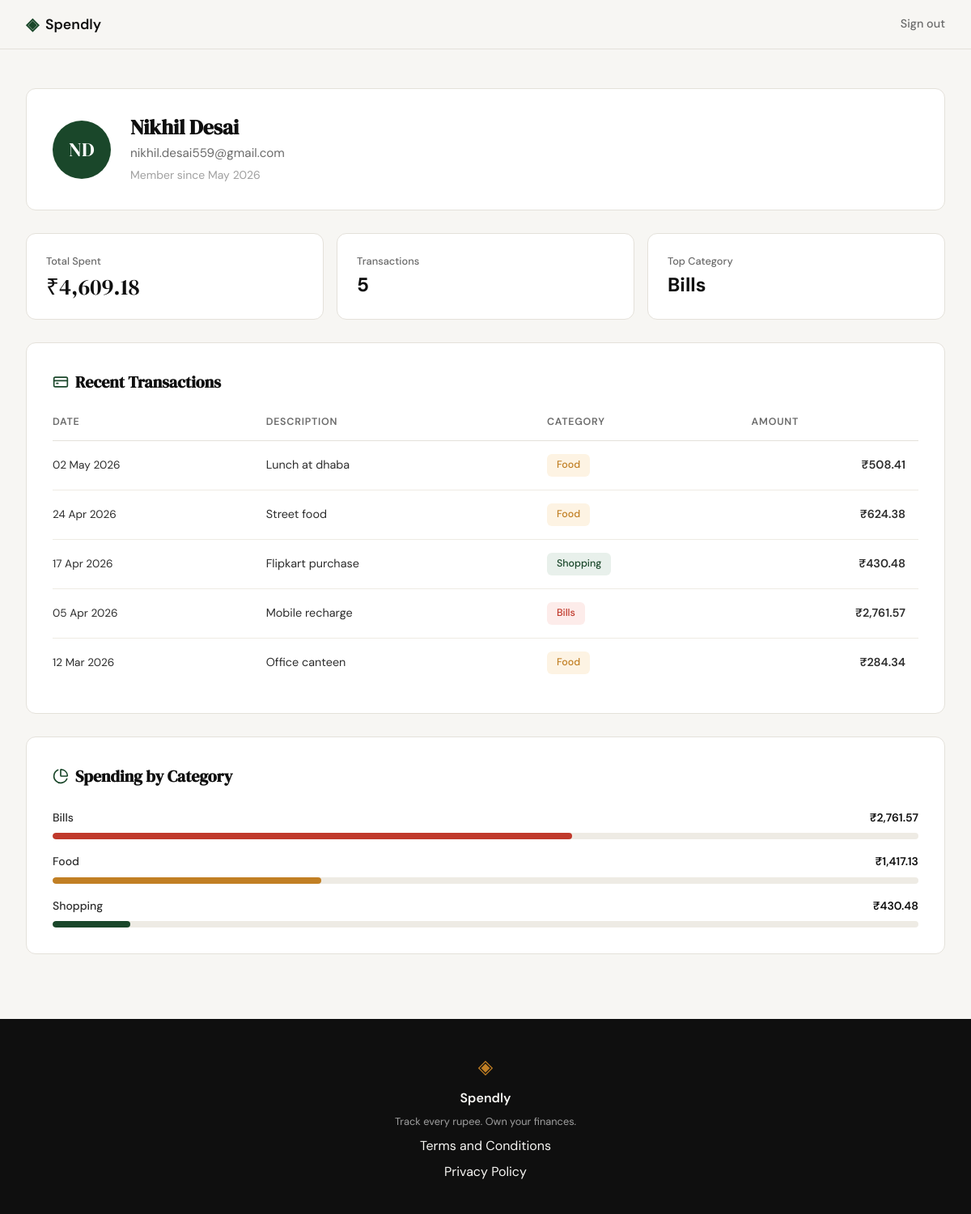
Screenshot of /profile (signed in) with the database file from the repository.
### tables this page shows
CREATE TABLE users (
            id            INTEGER PRIMARY KEY AUTOINCREMENT,
            name          TEXT    NOT NULL,
            email         TEXT    UNIQUE NOT NULL,
            password_hash TEXT    NOT NULL,
            created_at    TEXT    DEFAULT (datetime('now'))
        );

CREATE TABLE expenses (
            id          INTEGER PRIMARY KEY AUTOINCREMENT,
            user_id     INTEGER NOT NULL REFERENCES users(id),
            amount      REAL    NOT NULL,
            category    TEXT    NOT NULL,
            date        TEXT    NOT NULL,
            description TEXT,
            created_at  TEXT    DEFAULT (datetime('now'))
        );

### app.py (the view)
@app.route("/profile")
def profile():
    if not session.get("user_id"):
        return redirect(url_for("login"))
    user = get_user_by_id(session["user_id"])
    if user is None:
        abort(404)
    stats = get_summary_stats(session["user_id"])
    transactions = get_recent_transactions(session["user_id"])
    categories = get_category_breakdown(session["user_id"])
    return render_template("profile.html", user=user, stats=stats,
                           transactions=transactions, categories=categories)

### database/db.py (called while the page is built)
def get_db():
    conn = sqlite3.connect(DB_PATH)
    conn.row_factory = sqlite3.Row
    conn.execute('PRAGMA foreign_keys = ON')
    return conn

### database/queries.py (called while the page is built)
def get_user_by_id(user_id):
    db = get_db()
    try:
        row = db.execute(
            'SELECT name, email, created_at FROM users WHERE id = ?',
            (user_id,)
        ).fetchone()
    finally:
        db.close()
    if row is None:
        return None
    name = row['name']
    initials = ''.join(part[0].upper() for part in name.split()[:2])
    member_since = datetime.strptime(row['created_at'], '%Y-%m-%d %H:%M:%S').strftime('%B %Y')
    return {
        'name': name,
        'email': row['email'],
        'initials': initials,
        'member_since': member_since,
    }

def get_recent_transactions(user_id, limit=10):
    db = get_db()
    try:
        rows = db.execute(
            'SELECT id, amount, category, date, description '
            'FROM expenses WHERE user_id = ? ORDER BY date DESC LIMIT ?',
            (user_id, limit)
        ).fetchall()
        result = []
        for row in rows:
            formatted_date = datetime.strptime(row['date'], '%Y-%m-%d').strftime('%d %b %Y')
            formatted_amount = '{:,.2f}'.format(row['amount'])
            result.append({
                'date': formatted_date,
                'description': row['description'],
                'category': row['category'],
                'amount': formatted_amount,
            })
        return result
    finally:
        db.close()

def get_summary_stats(user_id):
    db = get_db()
    try:
        row = db.execute(
            'SELECT SUM(amount) AS total, COUNT(*) AS cnt FROM expenses WHERE user_id = ?',
            (user_id,)
        ).fetchone()
        total = row['total'] if row['total'] is not None else 0.0
        count = row['cnt'] if row['cnt'] is not None else 0
        total_spent = f"{total:,.2f}"
        transaction_count = int(count)
        cat_row = db.execute(
            'SELECT category FROM expenses WHERE user_id = ? GROUP BY category ORDER BY SUM(amount) DESC LIMIT 1',
            (user_id,)
        ).fetchone()
        top_category = cat_row['category'] if cat_row else '—'
    finally:
        db.close()
    return {
        'total_spent': total_spent,
        'transaction_count': transaction_count,
        'top_category': top_category,
    }

### templates/profile.html (shortened to what this page needs)
{% extends "base.html" %}
{% block head %}
<link rel="stylesheet" href="{{ url_for('static', filename='css/profile.css') }}">
{% endblock %}
{% block content %}
<section class="profile-page">
    <div class="profile-inner">
        <div class="profile-card profile-card--user">
            <div class="profile-avatar" aria-hidden="true">{{ user.initials }}</div>
            <div class="profile-identity">
                <h1 class="profile-name">{{ user.name }}</h1>
                <p class="profile-email">{{ user.email }}</p>
                <p class="profile-member-since">Member since {{ user.member_since }}</p>
            </div>
        </div>
        <div class="profile-stats-row">
            <div class="profile-stat-card">
                <span class="profile-stat-label">Total Spent</span>
                <span class="profile-stat-value">₹{{ stats.total_spent }}</span>
            </div>
            <div class="profile-stat-card">
                <span class="profile-stat-label">Transactions</span>
                <span class="profile-stat-value profile-stat-value--plain">{{ stats.transaction_count }}</span>
            </div>
            <div class="profile-stat-card">
                <span class="profile-stat-label">Top Category</span>
                <span class="profile-stat-value profile-stat-value--plain">{{ stats.top_category }}</span>
            </div>
        </div>
        <div class="profile-card">
            <h2 class="profile-section-title">
                <i data-lucide="credit-card"></i>
                Recent Transactions
            </h2>
            <div class="profile-table-wrap">
                <table class="profile-table">
                    <thead>
                        <tr>
                            <th>Date</th>
                            <th>Description</th>
                            <th>Category</th>
                            <th class="profile-table__amount-col">Amount</th>
                        </tr>
                    </thead>
                    <tbody>
                        {% for tx in transactions %}
                        <tr>
                            <td class="profile-table__date">{{ tx.date }}</td>
                            <td>{{ tx.description }}</td>
                            <td>
                                <span class="profile-badge profile-badge--{{ tx.category | lower }}">
                                    {{ tx.category }}
                                </span>
                            </td>
                            <td class="profile-table__amount">₹{{ tx.amount }}</td>
                        </tr>
                        {% endfor %}
                    </tbody>
                </table>
            </div>
        </div>
        <div class="profile-card">
            <h2 class="profile-section-title">
                <i data-lucide="pie-chart"></i>
                Spending by Category
            </h2>
            <ul class="profile-categories" role="list">
                {% for cat in categories %}
                <li class="profile-category-row">
                    <div class="profile-category-meta">
                        <span class="profile-category-name">{{ cat.name }}</span>
                        <span class="profile-category-amount">₹{{ cat.amount }}</span>
                    </div>
                    <div class="profile-bar-track"
                         role="progressbar"
                         aria-valuenow="{{ cat.percent }}"
                         aria-valuemin="0"
                         aria-valuemax="100"
                         aria-label="{{ cat.name }} spending">
                        <div class="profile-bar-fill profile-bar-fill--{{ cat.name | lower }}"
                             style="width: {{ cat.percent }}%"></div>
                    </div>
                </li>
                {% endfor %}
            </ul>
        </div>
    </div>
</section>
{% endblock %}

### static/css/style.css (style rules this page uses)
:root { --ink: #0f0f0f; --ink-soft: #2d2d2d; --ink-muted: #6b6b6b; --ink-faint: #a0a0a0; --paper: #f7f6f3; --paper-warm: #f0ede6; --paper-card: #ffffff; --accent: #1a472a; --accent-light: #e8f0eb; --accent-2: #c17f24; --accent-2-light: #fdf3e3; --danger: #c0392b; --danger-light: #fdecea; --border: #e4e1da; --border-soft: #eeebe4; --font-display: 'DM Serif Display', Georgia, serif; --font-body: 'DM Sans', system-ui, sans-serif; --max-width: 1200px; --auth-width: 440px; --radius-sm: 6px; --radius-md: 12px; --radius-lg: 20px; }
*, *::before, *::after { box-sizing: border-box; margin: 0; padding: 0; }
html { font-size: 16px; scroll-behavior: smooth; }
body { background: var(--paper); color: var(--ink); font-family: var(--font-body); font-size: 1rem; line-height: 1.6; -webkit-font-smoothing: antialiased; }

### rows the page displays
users: name "Nikhil Desai", email "nikhil.desai559@gmail.com"
expenses: top_category "Bills", date "05 Apr 2026", description "Mobile recharge", category "Bills", amount "2,761.57", name "Bills", {{ cat.percent }} 60 (drawn)
expenses: date "02 May 2026", description "Lunch at dhaba", category "Food", amount "508.41"
expenses: date "24 Apr 2026", description "Street food", category "Food", amount "624.38"
expenses: date "17 Apr 2026", description "Flipkart purchase", category "Shopping", amount "430.48", name "Shopping", {{ cat.percent }} 9 (drawn)
expenses: date "12 Mar 2026", description "Office canteen", category "Food", amount "284.34"

### other values shown
{{ user.initials }} "ND"
{{ user.member_since }} "May 2026"
{{ stats.total_spent }} "4,609.18"
{{ stats.transaction_count }} "5"
{{ cat.name }} "Food"
{{ cat.amount }} "1,417.13"
